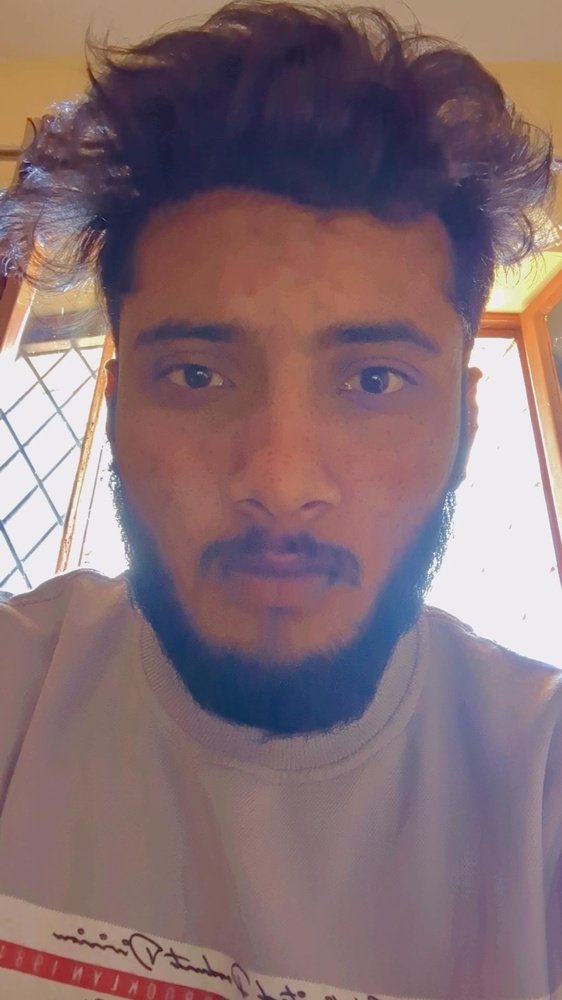
#> input picture image.jpg, 562 x 1000 px, shrunk from 1080 x 1920 before the run, found by its file name; the run also reads 2 pictures not shown here
$ jupyter execute perwitt.ipynb
#> lines starting #> are read from the running program, lines starting #| are printed output that depends on the picture
[cell 1]
import cv2
import numpy as np
from matplotlib import pyplot as plt

[cell 2]
img = cv2.imread('F:\VS Code\Image Processing\image.jpg')
#> img is the input picture: shape (1000, 562, 3); mean B, G, R 115.6, 110.5, 133.9
img = cv2.cvtColor(img, cv2.COLOR_BGR2RGB)
gray = cv2.cvtColor(img, cv2.COLOR_BGR2GRAY)
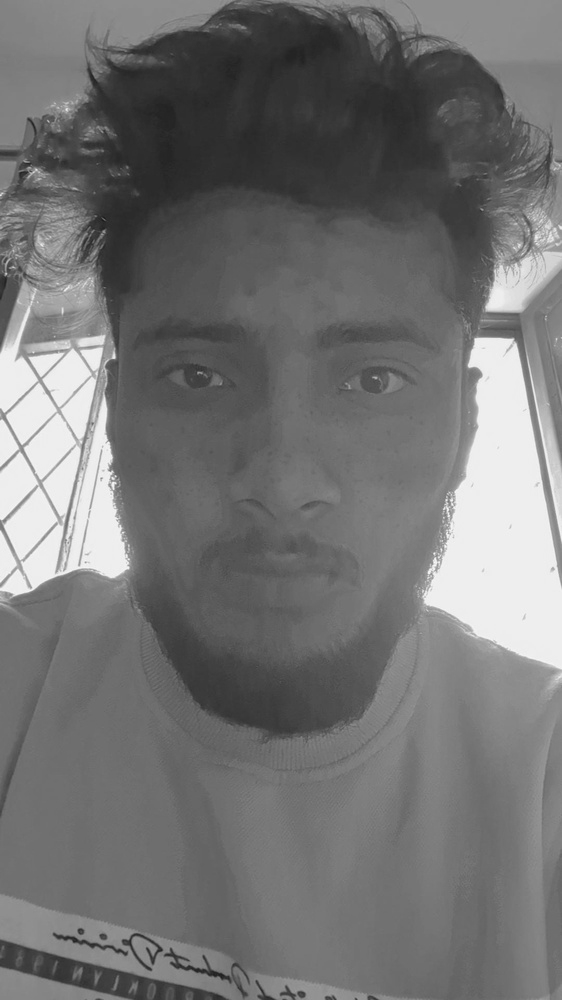
#> gray: shape (1000, 562); min 27, max 251, mean 114.7
img_gaussian = cv2.GaussianBlur(gray,(3,3),0)

#prewitt
kernelx = np.array([[1,1,1],[0,0,0],[-1,-1,-1]])
kernely = np.array([[-1,0,1],[-1,0,1],[-1,0,1]])
img_prewitt = cv2.filter2D(img_gaussian, -1, kernelx) + cv2.filter2D(img_gaussian, -1, kernely)
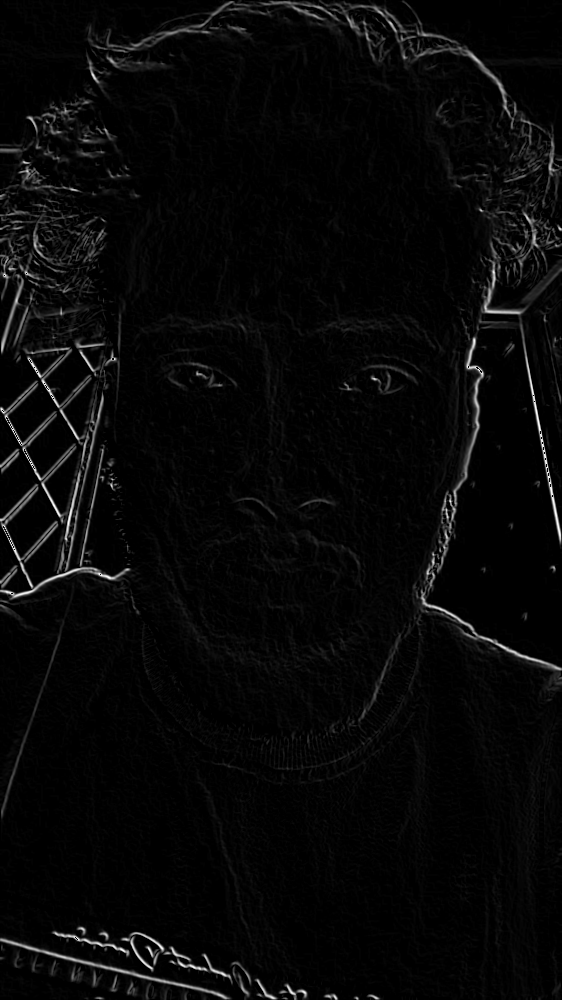
#> img_prewitt: shape (1000, 562); min 0, max 255, mean 7.7
plt.imshow(img)
plt.title('Original')
plt.show()
plt.imshow(img_prewitt)
plt.title('Prewitt')
plt.show()

[cell 3]
img = cv2.imread('F:\VS Code\Image Processing\gaussian_noice.jpg')
img = cv2.cvtColor(img, cv2.COLOR_BGR2RGB)
gray = cv2.cvtColor(img, cv2.COLOR_BGR2GRAY)
img_gaussian = cv2.GaussianBlur(gray,(3,3),0)

#prewitt
kernelx = np.array([[1,1,1],[0,0,0],[-1,-1,-1]])
kernely = np.array([[-1,0,1],[-1,0,1],[-1,0,1]])
img_prewitt = cv2.filter2D(img_gaussian, -1, kernelx) + cv2.filter2D(img_gaussian, -1, kernely)

plt.imshow(img)
plt.title('Gaussian Noice')
plt.show()
plt.imshow(img_prewitt)
plt.title('Prewitt')
plt.show()

[cell 4]
img = cv2.imread('F:\VS Code\Image Processing\pepper_noise.jpg')
img = cv2.cvtColor(img, cv2.COLOR_BGR2RGB)
gray = cv2.cvtColor(img, cv2.COLOR_BGR2GRAY)
img_gaussian = cv2.GaussianBlur(gray,(3,3),0)

#prewitt
kernelx = np.array([[1,1,1],[0,0,0],[-1,-1,-1]])
kernely = np.array([[-1,0,1],[-1,0,1],[-1,0,1]])
img_prewitt = cv2.filter2D(img_gaussian, -1, kernelx) + cv2.filter2D(img_gaussian, -1, kernely)
plt.imshow(img)
plt.title('Pepper Noice')
plt.show()
plt.imshow(img_prewitt)
plt.title('Prewitt')
plt.show()
